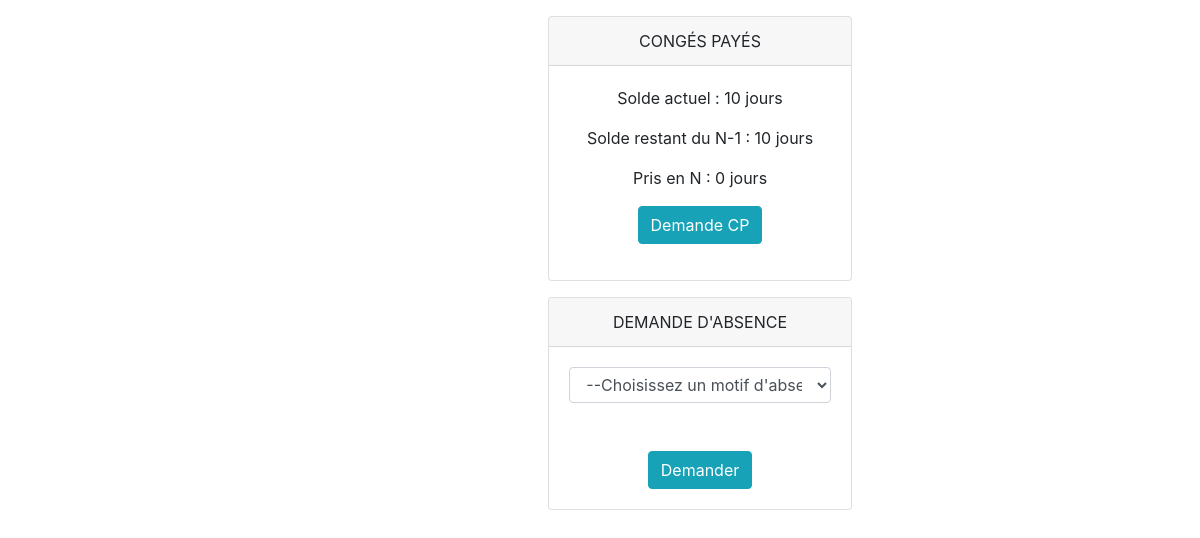
/pageSalarieNonCadre.php (signed in), run on the app's committed database.
### tables this page shows
CREATE TABLE IF NOT EXISTS `solde` (
  `idsalaries` int(11) NOT NULL,
  `ACQUISCPN-1` float NOT NULL,
  `PRISCPN-1` float NOT NULL,
  `SOLDECPN-1` float NOT NULL,
  `ACQUISCPN` float NOT NULL,
  `PRISCPN` float NOT NULL,
  `SOLDECPN` float NOT NULL,
  `ACQUISJRRCR` float NOT NULL,
  `PRISJRRCR` float NOT NULL,
  `SOLDEJRRCR` float NOT NULL,
  PRIMARY KEY (`idsalaries`)
);

### Model/modelSal.php (called while the page is built, shortened)
<?php
include('access.php');
$stmt = $con->prepare("SELECT `SOLDECPN-1`,PRISCPN,SOLDECPN,ACQUISJRRCR,PRISJRRCR,SOLDEJRRCR FROM solde JOIN salarie ON solde.idsalaries=salarie.idsalaries WHERE login=?");
$stmt->bind_param("s", $log);
$stmt->execute();
$stmt->bind_result($soldeCpnm1,$prisCpn,$soldeCpn,$acquisJRRCR,$prisJRRCR,$soldeJRRCR);
?>

### Control/controlSal.php (called while the page is built)
<?php
include('../../Model/modelSal.php');
?>

### Model/access.php (called while the page is built, shortened)
<?php
if(isset($_SESSION)) {
	$log= $_SESSION["login"];
}else{
	session_start();
	$log= $_SESSION["login"];
}
?>

### pageSalarieNonCadre.php (the view, shortened to what this page needs)
<!DOCTYPE html>
<html>
<head>
	<link href="https://use.fontawesome.com/releases/v5.0.4/css/all.css" rel="stylesheet">
	<link href="daterangepicker.css" rel="stylesheet">
	<link rel="stylesheet" href="pageSalarieNonCadre.css">
	<link rel="stylesheet" href="https://maxcdn.bootstrapcdn.com/bootstrap/4.3.1/css/bootstrap.min.css">
</head>
<body>
<?php
include('../../Control/controlSal.php');
?>
	<div class="offset-lg-4 col-lg-8">
		<div class="row mt-3">
			<div class="col-md-8 col-lg-5 offset-lg-2">
				<div class="card text-center">
					<div class="card-header" >CONG&EacuteS PAY&EacuteS</div>
					<div class="card-body">
						<p >Solde actuel : <?php echo $soldeCpn;?> jours</p>
						<p >Solde restant du N-1 : <?php echo $soldeCpnm1;?> jours</p>
						<p >Pris en N : <?php echo $prisCpn;?> jours</p>
						<p ><input type="submit" class="btn btn-info" value="Demande CP" onclick="sendType('2');calendarFunction(); calendarFunctionBis()" /></p>
					</div>
				</div>
			</div>
		</div>
		<div class="row mt-3">
			<div class="col-md-8 col-lg-5 offset-lg-2">
				<div class="card text-center">
					<div class="card-header">DEMANDE D'ABSENCE</div>
					<div id="demandeAbsence" class="card-body">
						<form id="f"  onsubmit="return false">
							<fieldset>
								<select name="motifAbsence" id="motifAbsence" size="1" class="form-control" onchange="showPopUp()" >
									<option value="" disabled selected>--Choisissez un motif d'absence--</option>
								</select><br><br>
								<input type="submit" class="btn btn-info" value="Demander" onclick="clickMotifAbsence(),document.getElementById('ancre2eChoix').scrollIntoView();"/>
							</fieldset>
						</form>
					</div>
				</div>
			</div>
			<div class="col">
				<div class="position-absolute w-100 p-4  d-flex flex-column align-items-end toast-list">
				</div>
			</div>
		</div>
		<div class="row mt-3" id="ancre2eChoix">
			<div class="col">
				<div class="position-absolute w-100 p-4  d-flex flex-column align-items-end toast-list">
				</div>
			</div>
		</div>
	</div>
</body>
</html>

### View/Salarie/pageSalarieNonCadre.css (style rules this page uses)
html { scroll-behavior: smooth; }
div { outline:none; }
.toast-list { position: absolute; right: 10%; display: none; }

### data on the page
solde: SOLDECPN "10", value "10", PRISCPN "0"
